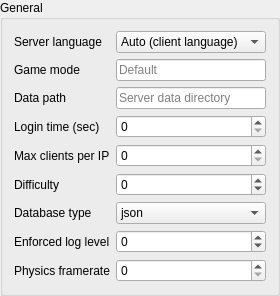
                <widget class="QGroupBox" name="generalSettingsGroupBox">
                 <property name="title">
                  <string>General</string>
                 </property>
                 <layout class="QFormLayout" name="generalSettingsFormLayout">
                  <item row="0" column="0">
                   <widget class="QLabel" name="label_serverLanguage">
                    <property name="text">
                     <string>Server language</string>
                    </property>
                   </widget>
                  </item>
                  <item row="0" column="1">
                   <widget class="QComboBox" name="serverLanguageComboBox">
                    <property name="toolTip">
                     <string>AUTO uses each client's detected language. RU or EN forces one language for every server message.</string>
                    </property>
                    <item>
                     <property name="text">
                      <string>Auto (client language)</string>
                     </property>
                     <property name="userData" stdset="0">
                      <string>AUTO</string>
                     </property>
                    </item>
                    <item>
                     <property name="text">
                      <string>Русский</string>
                     </property>
                     <property name="userData" stdset="0">
                      <string>RU</string>
                     </property>
                    </item>
                    <item>
                     <property name="text">
                      <string>English</string>
                     </property>
                     <property name="userData" stdset="0">
                      <string>EN</string>
                     </property>
                    </item>
                   </widget>
                  </item>
                  <item row="1" column="0">
                   <widget class="QLabel" name="label_gameMode">
                    <property name="text">
                     <string>Game mode</string>
                    </property>
                   </widget>
                  </item>
                  <item row="1" column="1">
                   <widget class="QLineEdit" name="gameModeEdit">
                    <property name="placeholderText">
                     <string>Default</string>
                    </property>
                   </widget>
                  </item>
                  <item row="2" column="0">
                   <widget class="QLabel" name="label_dataPath">
                    <property name="text">
                     <string>Data path</string>
                    </property>
                   </widget>
                  </item>
                  <item row="2" column="1">
                   <widget class="QLineEdit" name="dataPathEdit">
                    <property name="placeholderText">
                     <string>Server data directory</string>
                    </property>
                   </widget>
                  </item>
                  <item row="3" column="0">
                   <widget class="QLabel" name="label_loginTime">
                    <property name="text">
                     <string>Login time (sec)</string>
                    </property>
                   </widget>
                  </item>
                  <item row="3" column="1">
                   <widget class="QSpinBox" name="loginTimeSpinBox">
                    <property name="maximum">
                     <number>3600</number>
                    </property>
                   </widget>
                  </item>
                  <item row="4" column="0">
                   <widget class="QLabel" name="label_maxClientsPerIP">
                    <property name="text">
                     <string>Max clients per IP</string>
                    </property>
                   </widget>
                  </item>
                  <item row="4" column="1">
                   <widget class="QSpinBox" name="maxClientsPerIPSpinBox">
                    <property name="maximum">
                     <number>128</number>
                    </property>
                   </widget>
                  </item>
                  <item row="5" column="0">
                   <widget class="QLabel" name="label_difficulty">
                    <property name="text">
                     <string>Difficulty</string>
                    </property>
                   </widget>
                  </item>
                  <item row="5" column="1">
                   <widget class="QSpinBox" name="difficultySpinBox">
                    <property name="minimum">
                     <number>-1000</number>
                    </property>
                    <property name="maximum">
                     <number>1000</number>
                    </property>
                   </widget>
                  </item>
                  <item row="6" column="0">
                   <widget class="QLabel" name="label_databaseType">
                    <property name="text">
                     <string>Database type</string>
                    </property>
                   </widget>
                  </item>
                  <item row="6" column="1">
                   <widget class="QComboBox" name="databaseTypeComboBox">
                    <item>
                     <property name="text">
                      <string>json</string>
                     </property>
                     <property name="userData" stdset="0">
                      <string>json</string>
                     </property>
                    </item>
                    <item>
                     <property name="text">
                      <string>sqlite3</string>
                     </property>
                     <property name="userData" stdset="0">
                      <string>sqlite3</string>
                     </property>
                    </item>
                   </widget>
                  </item>
                  <item row="7" column="0">
                   <widget class="QLabel" name="label_enforcedLogLevel">
                    <property name="text">
                     <string>Enforced log level</string>
                    </property>
                   </widget>
                  </item>
                  <item row="7" column="1">
                   <widget class="QSpinBox" name="enforcedLogLevelSpinBox">
                    <property name="minimum">
                     <number>-1</number>
                    </property>
                    <property name="maximum">
                     <number>10</number>
                    </property>
                   </widget>
                  </item>
                  <item row="8" column="0">
                   <widget class="QLabel" name="label_physicsFramerate">
                    <property name="text">
                     <string>Physics framerate</string>
                    </property>
                   </widget>
                  </item>
                  <item row="8" column="1">
                   <widget class="QSpinBox" name="physicsFramerateSpinBox">
                    <property name="maximum">
                     <number>1000</number>
                    </property>
                   </widget>
                  </item>
                 </layout>
                </widget>
